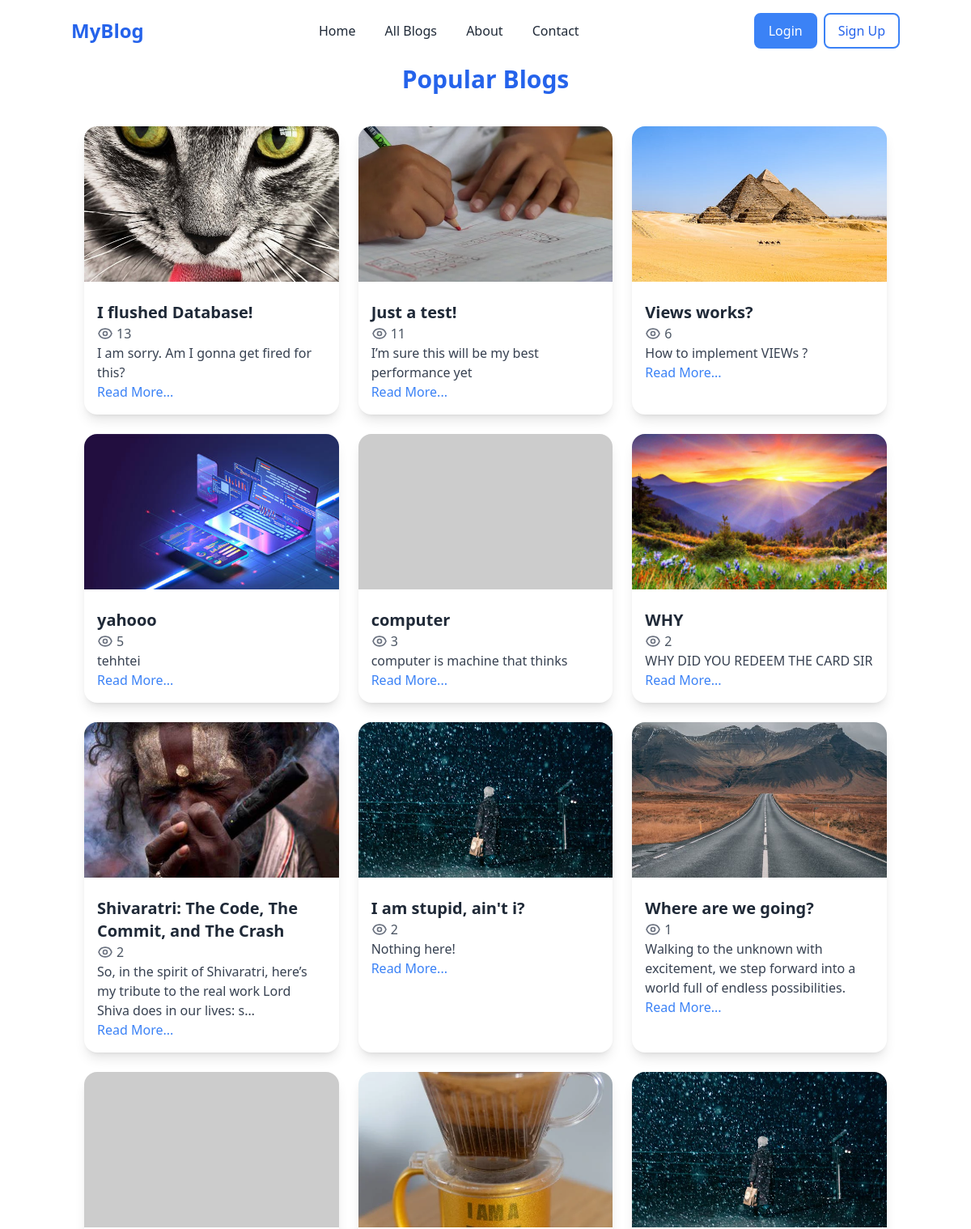
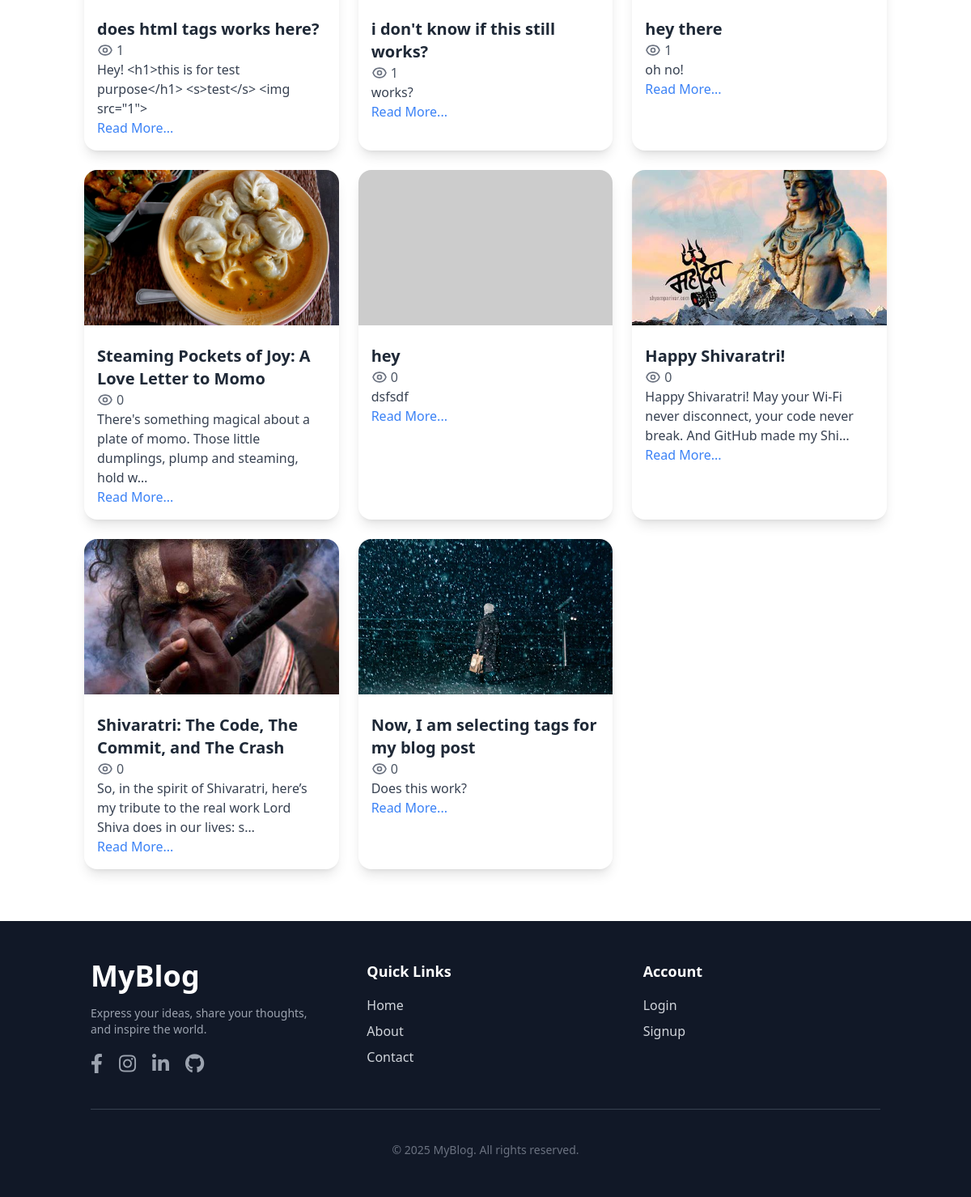
The page /popular/ on the database as committed earlier (2 pictures, top to bottom).
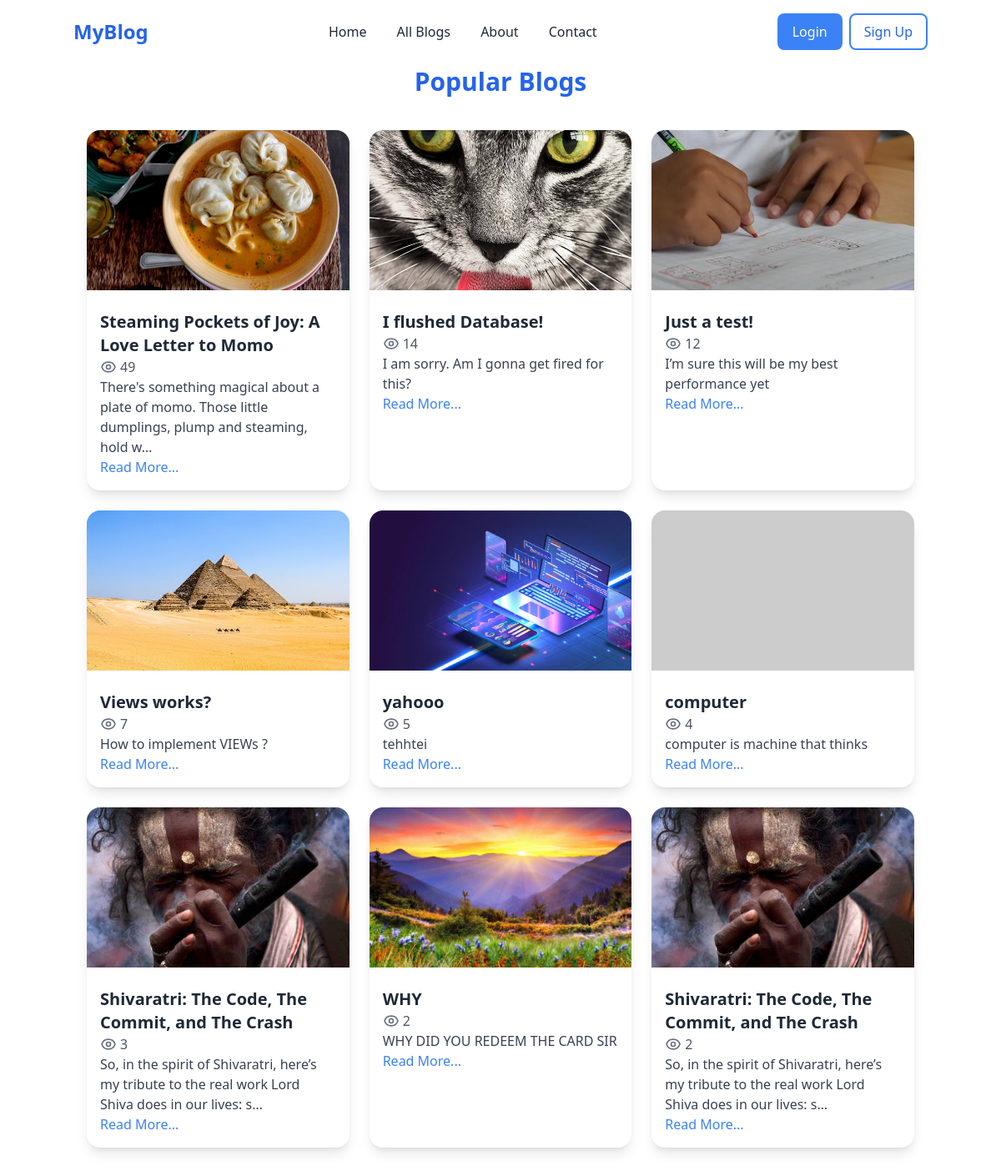
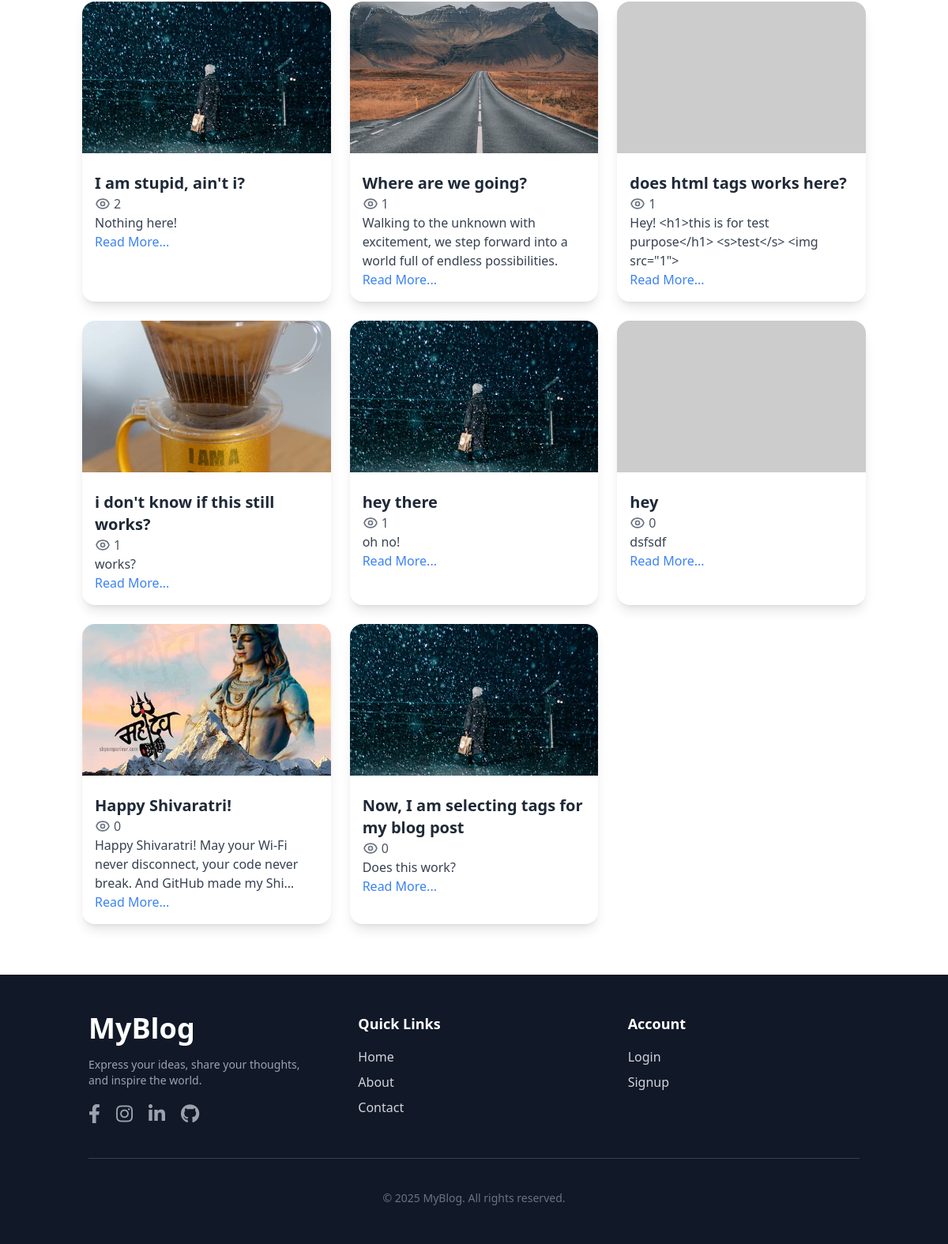
The same page on the database as committed later (2 pictures, top to bottom).
### blog/models.py (models this page shows, shortened)
class Post(models.Model):
    title=models.CharField(max_length=200)
    content=models.TextField()
    author=models.CharField(max_length=100)
    created_at=models.DateTimeField(auto_now_add=True)
    updated_at=models.DateTimeField(auto_now=True)
    image = models.ImageField(upload_to='blog_images/', null=True, blank=True)
    tags = models.ManyToManyField(Tag, related_name='posts', blank=True)
    views = models.PositiveIntegerField(default=0)

### blog/views.py (the view)
# urls.py: path('popular/',views.popular_posts,name="popular_posts"),
def popular_posts(request):
    popular_post=Post.objects.order_by('-views')
    return render(request,'popular_posts.html',{'popular_post':popular_post})

### blog/templates/popular_posts.html (shortened to what this page needs)
{% extends 'base.html' %}
{% block content %}
<div class="container mx-auto pt-20 px-4">
    <h1 class="text-center text-3xl font-bold text-blue-600 mb-10">Popular Blogs</h1>
    <div class="grid md:grid-cols-3 gap-6">
        {% for post in popular_post%}
        <div class="bg-white rounded-2xl shadow-lg overflow-hidden transition-transform transform hover:scale-105 hover:shadow-xl">
            {% if post.image %}
            <img src="{{ post.image.url }}" alt="Post Image" class="w-full h-48 object-cover">
            {% else %}
            <img src="https://via.placeholder.com/300" alt="No Image" class="w-full h-48 object-cover">
            {% endif %}
            <div class="p-4">
                <h2 class="text-xl font-semibold text-gray-800 mt-2">{{ post.title }}</h2>
                <p class="text-gray-600 flex items-center space-x-1">
                    <span>{{ post.views }}</span>
                </p>
                <p class="text-gray-700">{{ post.content|truncatechars:100 }}</p>
                <a href="{% url 'blog' post.id %}" class="text-blue-500 hover:underline">Read More...</a>
            </div>
        </div>
        {% empty %}
        <p class="col-span-3 text-center text-gray-500">No posts available.</p>
        {% endfor %}
    </div>
</div>
{% endblock %}

### blog/templates/base.html (shortened to what this page needs)
<!DOCTYPE html>
<html lang="en">
<head>
    {% load static %}
    <script src="https://cdn.tailwindcss.com"></script>
    <link rel="stylesheet" href="https://cdnjs.cloudflare.com/ajax/libs/font-awesome/5.15.3/css/all.min.css">
</head>
<body class="flex flex-col min-h-screen">
<nav class="absolute top-0 left-0 w-full p-4 bg-transparent z-10">
    <div class="container mx-auto flex justify-between items-center">
        <a href="{%url 'home'%}" class="text-blue-600 text-2xl font-bold">MyBlog</a>
        <div class="flex-1 text-center">
            <a href="{%url 'home'%}" class="text-gray-800 hover:text-blue-600 mx-4 transition">Home</a>
            <a href="{%url 'all_blogs'%}" class="text-gray-800 hover:text-blue-600 mx-4 transition">All Blogs</a>
            <a href="{%url 'about'%}" class="text-gray-800 hover:text-blue-600 mx-4 transition">About</a>
            <a href="{%url 'contact'%}" class="text-gray-800 hover:text-blue-600 mx-4 transition">Contact</a>
        </div>
        {% if user.is_authenticated %}
            <a href="{% url 'logout' %}" class="bg-white-900 text-blue-600/100 px-4 py-2 border-2 border-blue-500 hover:transition">
            Logout
            </a>
        {% else %}
        <a href="{% url 'login' %}" class="bg-blue-500 text-white px-4 py-2 border-2 border-blue-500 rounded-lg hover:transition mr-2">
            Login
        </a>
        <a href="{% url 'signup' %}" class="bg-white-900 text-blue-600/100 px-4 py-2 border-2 border-blue-500 rounded-lg hover:transition">
            Sign Up
        </a>
        {% endif %}
    </div>
</nav>
{% block content %}
{% endblock %}
<footer class="bg-gray-900 text-gray-300 py-12 mt-16">
    <div class="container mx-auto px-6">
        <div class="grid grid-cols-1 md:grid-cols-3 gap-12">
            <div class="flex flex-col space-y-4">
                <h3 class="text-4xl font-bold text-white">
                    <a href="{% url 'home' %}" class="hover:text-blue-400 transition duration-300">MyBlog</a>
                </h3>
                <p class="text-gray-400 text-sm">Express your ideas, share your thoughts, and inspire the world.</p>
                <div class="flex space-x-5 mt-2">
                    <a href="https://www.facebook.com" class="text-gray-400 hover:text-blue-500 transition">
                        <i class="fab fa-facebook-f text-2xl"></i>
                    </a>
                    <a href="https://www.instagram.com" class="text-gray-400 hover:text-pink-500 transition">
                        <i class="fab fa-instagram text-2xl"></i>
                    </a>
                    <a href="https://www.linkedin.com" class="text-gray-400 hover:text-blue-400 transition">
                        <i class="fab fa-linkedin-in text-2xl"></i>
                    </a>
                    <a href="https://www.github.com" class="text-gray-400 hover:text-gray-300 transition">
                        <i class="fab fa-github text-2xl"></i>
                    </a>
                </div>
            </div>
            <div class="flex flex-col space-y-4">
                <h3 class="text-lg font-semibold text-white">Quick Links</h3>
                <ul class="space-y-2">
                    <li><a href="{% url 'home' %}" class="hover:text-blue-400 transition duration-300">Home</a></li>
                    <li><a href="{% url 'about' %}" class="hover:text-blue-400 transition duration-300">About</a></li>
                    <li><a href="{% url 'contact' %}" class="hover:text-blue-400 transition duration-300">Contact</a></li>
                </ul>
            </div>
            <div class="flex flex-col space-y-4">
                <h3 class="text-lg font-semibold text-white">Account</h3>
                <ul class="space-y-2">
                    {% if user.is_authenticated %}
                        <li><a href="{% url 'logout' %}" class="hover:text-blue-400 transition duration-300">Logout</a></li>
                    {% else %}
                        <li><a href="{% url 'login' %}" class="hover:text-blue-400 transition duration-300">Login</a></li>
                        <li><a href="{% url 'signup' %}" class="hover:text-blue-400 transition duration-300">Signup</a></li>
                    {% endif %}
                </ul>
            </div>
        </div>
        <hr class="border-gray-700 my-10">
        <div class="text-center text-gray-500 text-sm">
            <p>&copy; 2025 MyBlog. All rights reserved.</p>
        </div>
    </div>
</footer>
</body>
</html>

### blog/templates/base.html (style rules this page uses)
html { scroll-behavior: smooth; }

Rows that differ between the two databases and show on the page:
changed Post "Steaming Pockets of Joy: A Love Letter to Momo": views "0" → "49"; moves up the list
changed Post "I flushed Database!": views "13" → "14"
changed Post "Just a test!": views "11" → "12"
changed Post "Views works?": views "6" → "7"
changed Post "computer": views "3" → "4"
changed Post (number 7 of 17 on the later page): views "2" → "3"; moves down the list
changed Post (number 9 of 17 on the later page): views "0" → "2"; moves up the list
